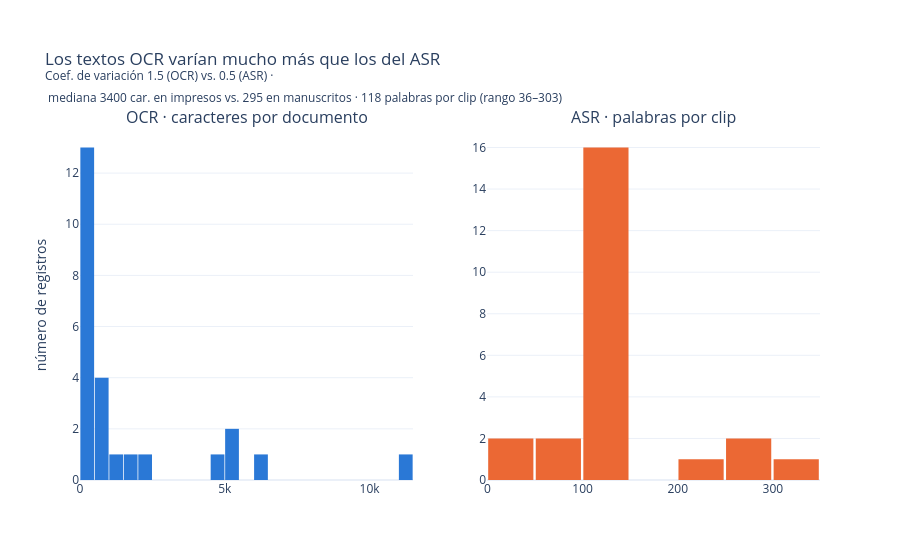

Notebook code for this chart:
### Code cell
# 3) Longitud de los textos extraídos: caracteres OCR y palabras ASR (cada panel con sus propios intervalos)
from plotly.subplots import make_subplots
import plotly.graph_objects as go

docs_validos["longitud"] = docs_validos["texto_ocr"].str.len()
clips["palabras_asr"] = clips["texto_asr"].str.replace(r"\[HABLANTE_\d+\]", "", regex=True).str.split().str.len()
med = docs_validos.groupby("tipo")["longitud"].median().reindex(ORDEN_TIPO)
cv_ocr = docs_validos["longitud"].std() / docs_validos["longitud"].mean()
cv_asr = clips["palabras_asr"].std() / clips["palabras_asr"].mean()

fig = make_subplots(rows=1, cols=2, subplot_titles=("OCR · caracteres por documento", "ASR · palabras por clip"))
fig.add_trace(go.Histogram(x=docs_validos["longitud"], nbinsx=25, marker_color="#2a78d6"), row=1, col=1)
fig.add_trace(go.Histogram(x=clips["palabras_asr"], nbinsx=12, marker_color="#eb6834"), row=1, col=2)
fig.update_yaxes(title_text="número de registros", row=1, col=1)
fig.update_layout(
    template="plotly_white", showlegend=False, bargap=0.05,
    margin=dict(t=130), title_x=0.02,
    title=(f"Los textos OCR varían {'mucho más que' if cv_ocr > 1.5 * cv_asr else 'tanto como'} los del ASR<br>"
           f"<sup>Coef. de variación {cv_ocr:.1f} (OCR) vs. {cv_asr:.1f} (ASR) ·<br> "
           f"mediana {med['impreso']:.0f} car. en impresos vs. {med['manuscrito']:.0f} en manuscritos · "
           f"{clips.palabras_asr.median():.0f} palabras por clip (rango {clips.palabras_asr.min()}–{clips.palabras_asr.max()})</sup>"),
)
fig.show()
try:
    display(ImagenPNG(fig.to_image(format="png", width=1000, height=480, scale=1)))
except Exception as e:
    print("(sin copia PNG:", e, ")")

### Figure 1 — Plotly figure (JSON) as saved in the notebook; plotly's stock layout.template omitted (floating-point values rounded to 4 significant figures)
{"data": [{"marker": {"color": "#2a78d6"}, "nbinsx": 25, "type": "histogram", "x": [5124, 199, 1677, 11217, 6154, 5162, 991, 408, 524, 2221, 1205, 567, 4759, 413, 328, 172, 421, 138, 225, 388, 644, 202, 295, 452, 228], "xaxis": "x", "yaxis": "y"}, {"marker": {"color": "#eb6834"}, "nbinsx": 12, "type": "histogram", "x": [227, 36, 260, 117, 295, 303, 45, 149, 126, 105, 90, 106, 99, 135, 139, 117, 105, 106, 120, 120, 139, 112, 107, 118], "xaxis": "x2", "yaxis": "y2"}], "layout": {"annotations": [{"font": {"size": 16}, "showarrow": false, "text": "OCR · caracteres por documento", "x": 0.225, "xanchor": "center", "xref": "paper", "y": 1, "yanchor": "bottom", "yref": "paper"}, {"font": {"size": 16}, "showarrow": false, "text": "ASR · palabras por clip", "x": 0.775, "xanchor": "center", "xref": "paper", "y": 1, "yanchor": "bottom", "yref": "paper"}], "bargap": 0.05, "margin": {"t": 130}, "showlegend": false, "title": {"text": "Los textos OCR varían mucho más que los del ASR<br><sup>Coef. de variación 1.5 (OCR) vs. 0.5 (ASR) ·<br> mediana 3400 car. en impresos vs. 295 en manuscritos · 118 palabras por clip (rango 36–303)</sup>"}, "xaxis": {"anchor": "y", "domain": [0, 0.45]}, "xaxis2": {"anchor": "y2", "domain": [0.55, 1]}, "yaxis": {"anchor": "x", "domain": [0, 1], "title": {"text": "número de registros"}}, "yaxis2": {"anchor": "x2", "domain": [0, 1]}}}
